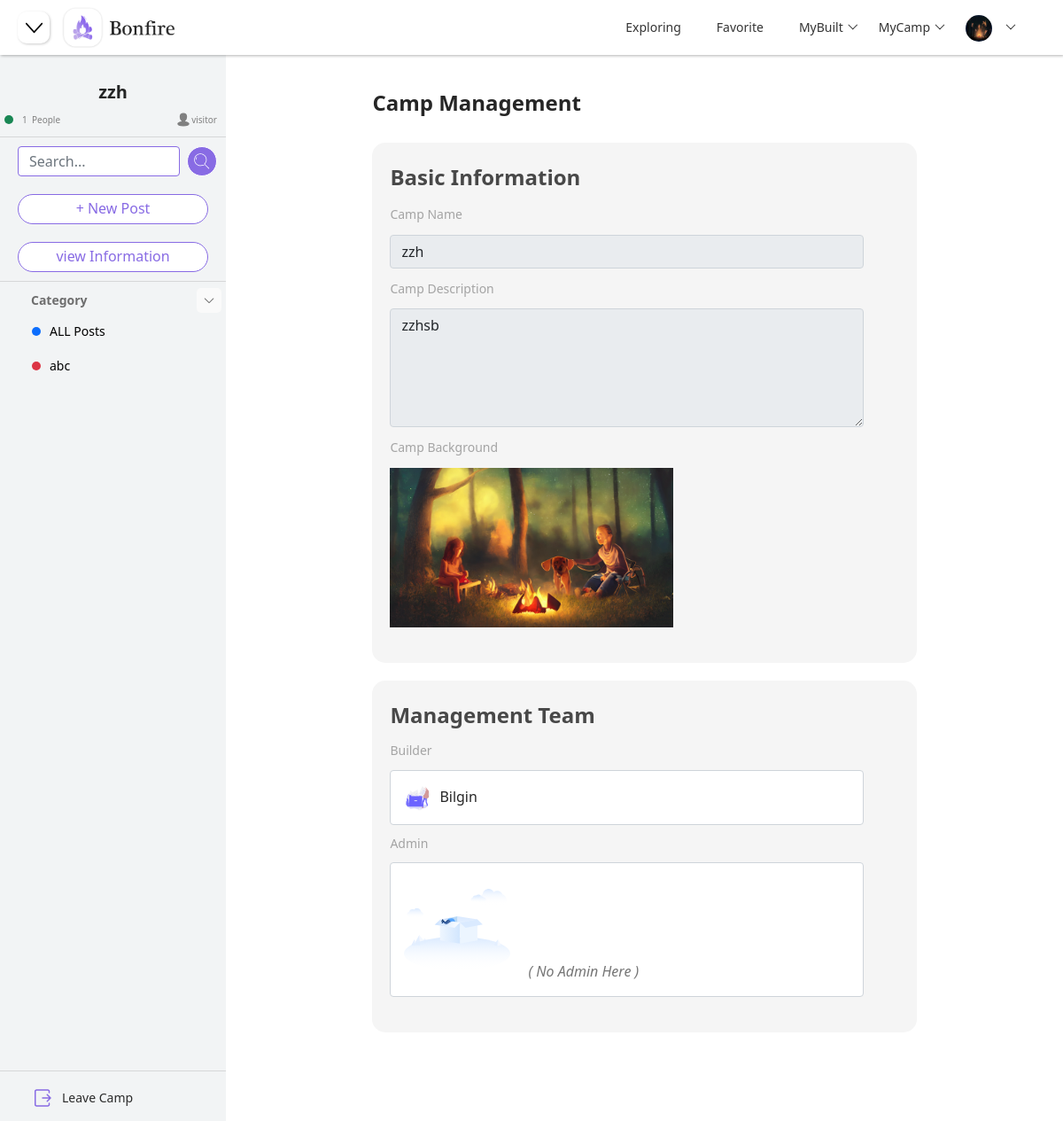
/camp/1/manage (signed in), run on the app's committed database.
### models.py (models this page shows)
class UserModel(db.Model):
    __tablename__ = "user"
    id = db.Column(db.Integer, primary_key=True, autoincrement=True)
    username = db.Column(db.String(200), nullable=False, unique=False)
    email = db.Column(db.String(100), nullable=False, unique=False)
    password = db.Column(db.String(200), nullable=False)
    avatar = db.Column(db.String(200), nullable=False, default="default.png")
    gender = db.Column(db.String(10), nullable=True)
    birthday = db.Column(db.DateTime, nullable=True)
    description = db.Column(db.String(200), nullable=True)
    join_time = db.Column(db.DateTime, default=datetime.now)

class CampModel(db.Model):
    __tablename__ = "camp"
    id = db.Column(db.Integer, primary_key=True, autoincrement=True)
    name = db.Column(db.String(100), nullable=False, unique=False)
    description = db.Column(db.String(200), nullable=True)
    background = db.Column(db.String(200), nullable=True, default="default_camp.png")
    create_time = db.Column(db.DateTime, default=datetime.now)

class CategoryModel(db.Model):
    __tablename__ = "category"
    id = db.Column(db.Integer, primary_key=True, autoincrement=True)
    name = db.Column(db.String(100), nullable=False, unique=False)
    color = db.Column(db.String(100), nullable=False, unique=False)
    create_time = db.Column(db.DateTime, default=datetime.now)
    camp_id = db.Column(db.Integer, db.ForeignKey("camp.id"))
    camp = db.relationship("CampModel", backref="categories")

### blueprints/camp.py (the view)
class ManageCamp(Resource):
    def get(self, camp_id):
        session["camp_id"] = camp_id
        camp = CampModel.query.filter_by(id=camp_id).first()
        camp_user = CampUserModel.query.filter_by(camp_id=camp_id).all()
        users_num = len(camp_user)
        camp_dict = {"camp_id": camp.id, "camp_name": camp.name, "camp_description": camp.description,
                     "camp_background": camp.background, "users_num": users_num}
        user_id = session.get("user_id")
        if user_id:
            camp_user = CampUserModel.query.filter_by(user_id=user_id, camp_id=camp_id).first()
            if camp_user:
                identity = camp_user.identity
            else:
                identity = "visitor"
        else:
            identity = "visitor"
        categories = CategoryModel.query.filter_by(camp_id=camp_id).all()
        categories_list = []
        categories_dict = {}
        for category in categories:
            categories_dict["category_id"] = category.id
            categories_dict["category_name"] = category.name
            categories_dict["category_color"] = category.color
            categories_list.append(categories_dict)
            categories_dict = {}
        camp_builders = get_all_camp_builder()
        camp_joins = get_all_camp_join()
        builder_info = {}
        camp_builder = CampUserModel.query.filter_by(camp_id=camp_id, identity="Builder").first()
        if camp_builder:
            builder = UserModel.query.filter_by(id=camp_builder.user_id).first()
            builder_info["user_id"] = builder.id
            builder_info["user_name"] = builder.username
            builder_info["user_avatar"] = builder.avatar
        admin_info = []
        camp_admins = CampUserModel.query.filter_by(camp_id=camp_id, identity="Admin").all()
        for camp_admin in camp_admins:
            admin = UserModel.query.filter_by(id=camp_admin.user_id).first()
            admin_dict = {"user_id": admin.id, "user_name": admin.username, "user_avatar": admin.avatar}
            admin_info.append(admin_dict)
        if not admin_info:
            admin_info = None
        return render_template("manage.html", camp=camp_dict, categories=categories_list, identity=identity,
                               camp_builders=camp_builders, camp_joins=camp_joins, builder=builder_info,
                               admins=admin_info)

### templates/manage.html (shortened to what this page needs)
{% extends "components/index_navi.html" %}
{% block head %}
    <link rel="stylesheet" href="{{ url_for('static', filename='css/camp.css') }}">
    <link rel="stylesheet" href="{{ url_for('static', filename='css/manage.css') }}">
{% endblock %}
{% block navi_shrink %}
    <button class="justify-content-start shrink-btn" onclick="side()">
    </button>
{% endblock %}
{% block body %}
    {% include "components/camp_side.html" %}
    {% include "components/manage_camp.html" %}
{% endblock %}

### templates/components/index_navi.html (shortened to what this page needs)
<!DOCTYPE html>
<html lang="en">
<head>
    <link rel="stylesheet" href="{{ url_for('static', filename='bootstrap/bootstrap@5.1.1.min.css') }}">
    <link rel="stylesheet" href="{{ url_for('static', filename='css/base.css') }}">
    <link rel="stylesheet" href="{{ url_for('static', filename='layui/css/layui.css') }}">
    {% block head %}{% endblock %}
</head>
<body>
<nav class="navbar navbar-expand-md nav-bar fixed-top">
    {% block navi_shrink %}{% endblock %}
    <img class="justify-content-start navi-logo"
         src={{ url_for("static", filename="images/nav-logo.png") }}>
    <div class="collapse navbar-collapse justify-content-end nav-content" id="collapsibleNavbar">
        <ul class="navbar-nav nav-title layui-nav">
            <li class="layui-nav-item">
                <a href="{{ url_for("index.index") }}">Exploring</a>
            </li>
            <li class="layui-nav-item">
                <a href="{{ url_for("index.index") }}">Favorite</a>
            </li>
            <li class="layui-nav-item">
                <a href="javascript:">MyBuilt</a>
            </li>
            <li class="layui-nav-item">
                <a href="javascript:">MyCamp</a>
            </li>
            <li class="layui-nav-item">
                <a href="javascript:;">
                    {% if user.avatar == "default.png" %}
                        <img src="{{ url_for('static', filename='images/default.png') }}" alt="avatar"
                             class="layui-nav-img" id="navi-logo">
                    {% else %}
                        <img class="layui-nav-img"
                             src="/static/upload/avatar/{{ user.avatar }}"
                             alt="avatar" id="navi-logo">
                    {% endif %}
                </a>
            </li>
        </ul>
    </div>
</nav>
{% block body %}{% endblock %}
</body>
</html>

### templates/components/camp_side.html (shortened to what this page needs)
<div class="container-fluid" id="main-body">
    <div class="side-menu" id="side-menu">
        <div id="hide-menu">
            <div class="camp-info" id="camp-info">
                <h3 class="camp-name">
                    {{ camp["camp_name"] }}
                </h3>
                <div class="people-info">
                    <div class="item-info-people">
                        <div class="circle bg-success"></div>
                        <p class="info-people">{{ camp["users_num"] }} &nbsp</p>
                        <p class="info-people">People</p>
                    </div>
                    <div class="camp-identity">
                        <p class="info-people">{{ identity }}</p>
                    </div>
                </div>
            </div>
            <hr class="segmentation">
            <form class="d-flex" id="search-bar" method="get">
                <input class="form-control me-2 add-input" type="search" placeholder="Search..." name="todos">
                <button class="btn btn-primary" type="submit" id="search-btn">
                </button>
            </form>
            <button class="side-btn">
                + New Post
            </button>
            {% if identity == "Admin" or identity == "Builder" %}
                <button class="side-btn">
                    Manage Camp
                </button>
            {% else %}
                <button class="side-btn">
                    view Information
                </button>
            {% endif %}
            <hr class="segmentation">
            <div class="side-title">
                <p id="category_list">Category</p>
                <button style="transform: rotate(0deg)" type="button" class="btn-toggle side-title-btn"
                        id="side-title-btn2"
                        onclick="rotate()" data-bs-toggle="collapse" data-bs-target="#dashboard">
                </button>
            </div>
            <div class="collapse show" id="dashboard">
                <div class="side-list2 side-list3">
                    <ul class="nav nav-pills flex-column mb-auto">
                        <li class="nav-item nav-items nav-link list-items2">
                            <a href=""
                               class="list-item-link">
                                <div class="circle bg-primary"></div>
                                ALL Posts
                            </a>
                        </li>
                        {% for category in categories %}
                            {% if category["category_color"] == "blue" %}
                                {% set color = "bg-primary" %}
                            {% elif category["category_color"] == "red" %}
                                {% set color = "bg-danger" %}
                            {% elif category["category_color"] == "green" %}
                                {% set color = "bg-success" %}
                            {% elif category["category_color"] == "yellow" %}
                                {% set color = "bg-warning" %}
                            {% endif %}
                            <li class="nav-item nav-items nav-link list-items2">
                                <a href=""
                                   class="list-item-link">
                                    <div class="circle {{ color }}"></div>
                                    {{ category["category_name"] }}
                                </a>
                            </li>
                        {% endfor %}
                    </ul>
                </div>
            </div>
            <div class="side-bottom">
                <hr class="segmentation">
                <div class="dropdown">
                    <ul class="nav nav-pills flex-column mb-auto " id="side-list">
                        <li class="nav-item nav-items">
                            <a href="javascript:;" class="nav-link list-items" onclick="leave_camp()">
                                Leave Camp
                            </a>
                        </li>
                    </ul>
                </div>
            </div>
        </div>
    </div>
</div>

### templates/components/manage_camp.html (shortened to what this page needs)
<div class="container-box" id="container-box">
    <div class="center" id="center-box">
        <div class="manage-container">
            <h3 class="manage-title">
                Camp Management
            </h3>
            <form id="edit-camp">
                <div class="manage-basic-info">
                    <p class="manage-box-title">Basic Information</p>
                    <div class="col">
                        <label for="manage_camp_name" class="form-info">Camp Name</label>
                        {% if identity == "Admin" or identity == "Builder" %}
                            <input class="form-control form-input manage-input" id="manage_camp_name"
                                   name="manage_camp_name"
                                   value="{{ camp["camp_name"] }}">
                        {% else %}
                            <input class="form-control form-input manage-input" id="manage_camp_name"
                                   name="manage_camp_name"
                                   value="{{ camp["camp_name"] }}" disabled>
                        {% endif %}
                    </div>
                    <div class="col">
                        <label for="manage_camp_description" class="form-info">Camp Description</label>
                        {% if identity == "Admin" or  identity == "Builder" %}
                            <textarea class="form-control form-input manage-input" id="manage_camp_description"
                                      name="manage_camp_description"
                                      rows="5">{{ camp["camp_description"] }}</textarea>
                        {% else %}
                            <textarea class="form-control form-input manage-input" id="manage_camp_description"
                                      name="manage_camp_description"
                                      rows="5" disabled>{{ camp["camp_description"] }}</textarea>
                        {% endif %}
                    </div>
                    <div class="col">
                        {% if identity == "Admin" or  identity == "Builder" %}
                            <label for="description" class="form-label form-info">Upload a Photo:</label>
                        {% else %}
                            <label for="description" class="form-label form-info">Camp Background</label>
                        {% endif %}
                        <div class="layui-upload">
                            <div class="layui-upload-list">
                                {% if identity == "Admin" or  identity == "Builder" %}
                                    <img class="upload-img" id="re_upload_background"
                                         src="/static/upload/background/{{ camp["camp_background"] }}">
                                {% else %}
                                    <img class="upload-img"
                                         src="/static/upload/background/{{ camp["camp_background"] }}">
                                {% endif %}
                            </div>
                        </div>
                    </div>
                </div>
                <div class="manage-basic-info">
                    <p class="manage-box-title">Management Team</p>
                    <div class="col">
                        <div class="col">
                            <p class="form-info">Builder</p>
                            <div class="builder">
                                <img class="layui-nav-img" src="/static/upload/avatar/{{ builder["user_avatar"] }}">
                                <p>{{ builder["user_name"] }}</p>
                            </div>
                        </div>
                        <p class="form-info">Admin</p>
                        {% if admins != None %}
                            <div class="admin">
                                {% if identity == "Builder" %}
                                    {% for admin in admins %}
                                        <div class="admin-item"
                                             onclick="delete_admin({{ camp["camp_id"] }}, {{ admin["user_id"] }}, '{{ admin["user_name"] }}')">
                                            <img class="layui-nav-img"
                                                 src="/static/upload/avatar/{{ admin["user_avatar"] }}">
                                            <p>{{ admin["user_name"] }}</p>
                                        </div>
                                    {% endfor %}
                                {% else %}
                                    {% for admin in admins %}
                                        <div class="admin-item-normal">
                                            <img class="layui-nav-img"
                                                 src="/static/upload/avatar/{{ admin["user_avatar"] }}">
                                            <p>{{ admin["user_name"] }}</p>
                                        </div>
                                    {% endfor %}
                                {% endif %}
                            </div>
                        {% else %}
                            <div class="no_admin">
                                <p style="margin-left: 20px; font-style: italic">( No Admin Here )</p>
                            </div>
                        {% endif %}
                    </div>
                </div>
            </form>
        </div>
    </div>
</div>

### data on the page
UserModel: avatar (picture)
CampModel: camp_name "zzh", manage_camp_name "zzh", manage_camp_description "zzhsb", camp_background (placeholder picture)
CategoryModel: category_name "abc"
UserModel: user_avatar (picture), user_name "Bilgin"

### other printed values
{{ camp["users_num"] }} "1"
{{ identity }} "visitor"
